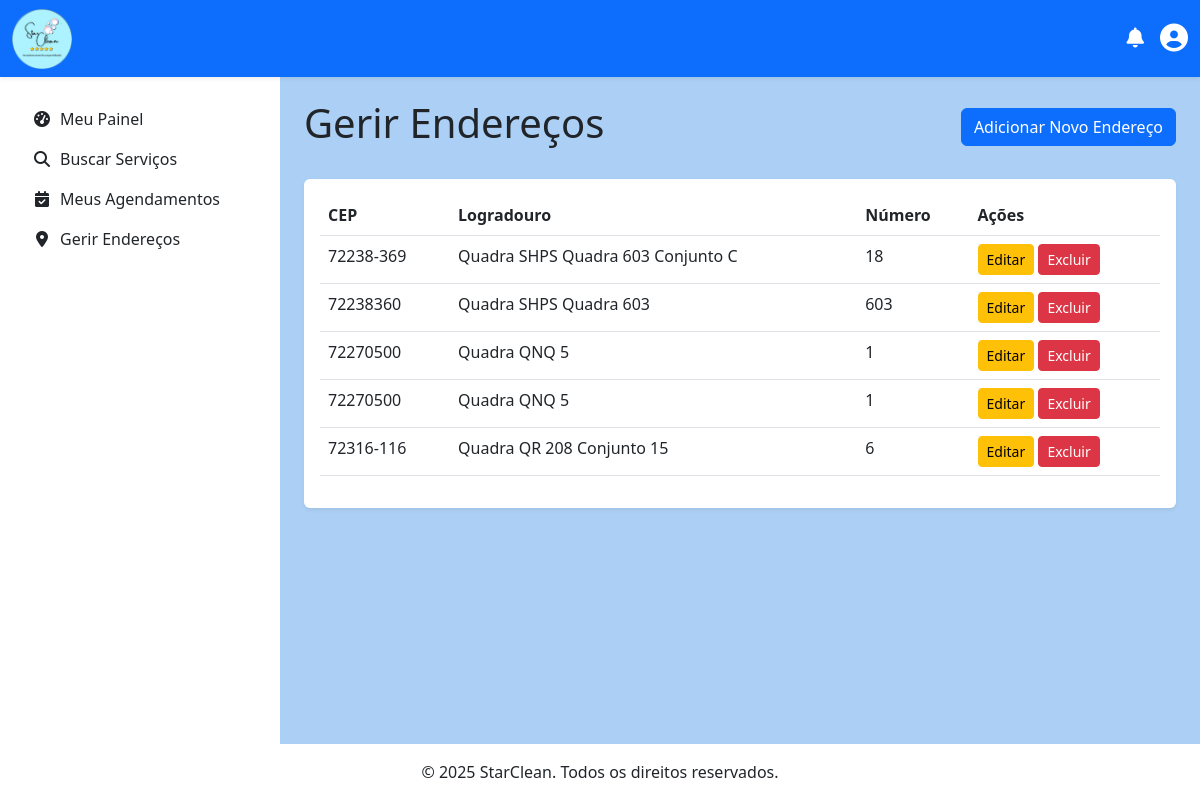
Page /cliente/gerir_enderecos.php (signed in) on the committed database.
### tables this page shows
CREATE TABLE `endereco` (
  `id` int(11) NOT NULL,
  `Cliente_id` int(11) NOT NULL,
  `Prestador_id` int(11) DEFAULT NULL,
  `cep` varchar(9) NOT NULL,
  `logradouro` varchar(250) DEFAULT NULL,
  `bairro` varchar(45) DEFAULT NULL,
  `cidade` varchar(45) DEFAULT NULL,
  `uf` char(2) DEFAULT NULL,
  `numero` varchar(10) DEFAULT NULL,
  `complemento` varchar(100) DEFAULT NULL,
  `latitude` decimal(10,8) DEFAULT NULL,
  `criado_em` timestamp NOT NULL DEFAULT current_timestamp(),
  `atualizado_em` timestamp NOT NULL DEFAULT current_timestamp() ON UPDATE current_timestamp(),
  `longitude` decimal(11,8) DEFAULT NULL
);

### cliente/gerir_enderecos.php (the view, shortened to what this page needs)
<?php
$id_cliente = $_SESSION['usuario_id'];
$enderecos = [];
try {
    $pdo = obterConexaoPDO();
    $stmt = $pdo->prepare("SELECT * FROM Endereco WHERE Cliente_id = ?");
    $stmt->execute([$id_cliente]);
    $enderecos = $stmt->fetchAll(PDO::FETCH_ASSOC);
} catch (PDOException $e) {
    $mensagem_erro = "Erro ao buscar endereços: " . $e->getMessage();
}
include '../includes/header.php';
include '../includes/navbar_logged_in.php';
?>
        <?php include '../includes/menu.php'; ?>
<main class="d-flex">
    <?php include '../includes/sidebar.php'; ?>
    <div class="container-fluid p-4 flex-grow-1">
        <div class="d-flex justify-content-between align-items-center mb-4">
            <h1>Gerir Endereços</h1>
            <a href="adicionar_endereco.php" class="btn btn-primary">Adicionar Novo Endereço</a>
        </div>
        <div class="card border-0 shadow-sm">
            <div class="card-body">
                <div class="table-responsive">
                    <table class="table table-hover">
                        <thead>
                            <tr>
                                <th>CEP</th>
                                <th>Logradouro</th>
                                <th>Número</th>
                                <th>Ações</th>
                            </tr>
                        </thead>
                        <tbody>
                            <?php if (empty($enderecos)): ?>
                                <tr>
                                    <td colspan="4" class="text-center">Nenhum endereço cadastrado.</td>
                                </tr>
                            <?php else: ?>
                                <?php foreach ($enderecos as $endereco): ?>
                                    <tr>
                                        <td><?= htmlspecialchars($endereco['cep']) ?></td>
                                        <td><?= htmlspecialchars($endereco['logradouro']) ?></td>
                                        <td><?= htmlspecialchars($endereco['numero']) ?></td>
                                        <td>
                                            <a href="editar_endereco.php?id=<?= $endereco['id'] ?>" class="btn btn-sm btn-warning">Editar</a>
                                            <a href="excluir_endereco.php?id=<?= $endereco['id'] ?>" class="btn btn-sm btn-danger"
                                                onclick="return confirm('Tem a certeza de que deseja excluir este endereço?');">Excluir</a>
                                        </td>
                                    </tr>
                                <?php endforeach; ?>
                            <?php endif; ?>
                        </tbody>
                    </table>
                </div>
            </div>
        </div>
    </div>
</main>
<?php include '../includes/footer.php'; ?>

### includes/star_clean.css (style rules this page uses)
body { padding-top: 75px; }
.card-body { min-height: 220px; }
.card { transition: transform 0.3s ease, box-shadow 0.3s ease; }
@media (min-width: 768px) { main.d-flex > .flex-grow-1 { margin-left: 280px; } }
main.d-flex { flex-grow: 1; }

### rows in the picture
endereco: cep "72238-369", logradouro "Quadra SHPS Quadra 603 Conjunto C", numero "18"
endereco: cep "72238360", logradouro "Quadra SHPS Quadra 603", numero "603"
endereco: cep "72270500", logradouro "Quadra QNQ 5", numero "1"
endereco: cep "72270500", logradouro "Quadra QNQ 5", numero "1"
endereco: cep "72316-116", logradouro "Quadra QR 208 Conjunto 15", numero "6"
